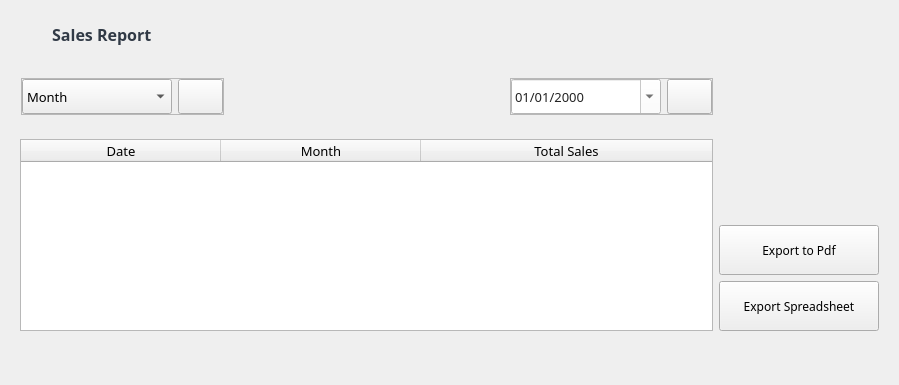
         <widget class="QWidget" name="Report">
          <layout class="QVBoxLayout" name="verticalLayout_10">
           <item>
            <widget class="QWidget" name="widget_30" native="true">
             <property name="maximumSize">
              <size>
               <width>16777215</width>
               <height>180</height>
              </size>
             </property>
             <layout class="QVBoxLayout" name="verticalLayout_11">
              <property name="spacing">
               <number>0</number>
              </property>
              <property name="leftMargin">
               <number>0</number>
              </property>
              <property name="topMargin">
               <number>0</number>
              </property>
              <property name="rightMargin">
               <number>0</number>
              </property>
              <property name="bottomMargin">
               <number>0</number>
              </property>
              <item>
               <widget class="QWidget" name="widget_63" native="true">
                <layout class="QGridLayout" name="gridLayout_50">
                 <property name="leftMargin">
                  <number>10</number>
                 </property>
                 <property name="topMargin">
                  <number>10</number>
                 </property>
                 <property name="rightMargin">
                  <number>0</number>
                 </property>
                 <property name="bottomMargin">
                  <number>15</number>
                 </property>
                 <property name="spacing">
                  <number>0</number>
                 </property>
                 <item row="0" column="2">
                  <spacer name="horizontalSpacer_30">
                   <property name="orientation">
                    <enum>Qt::Horizontal</enum>
                   </property>
                   <property name="sizeHint" stdset="0">
                    <size>
                     <width>40</width>
                     <height>20</height>
                    </size>
                   </property>
                  </spacer>
                 </item>
                 <item row="0" column="1">
                  <widget class="QLabel" name="label_60">
                   <property name="font">
                    <font>
                     <family>Century Gothic</family>
                     <pointsize>12</pointsize>
                     <weight>75</weight>
                     <bold>true</bold>
                    </font>
                   </property>
                   <property name="styleSheet">
                    <string notr="true">color: rgb(49, 58, 70);</string>
                   </property>
                   <property name="text">
                    <string> Sales Report</string>
                   </property>
                  </widget>
                 </item>
                 <item row="0" column="0">
                  <widget class="QLabel" name="label_48">
                   <property name="minimumSize">
                    <size>
                     <width>27</width>
                     <height>27</height>
                    </size>
                   </property>
                   <property name="maximumSize">
                    <size>
                     <width>27</width>
                     <height>27</height>
                    </size>
                   </property>
                   <property name="text">
                    <string/>
                   </property>
                   <property name="pixmap">
                    <pixmap>database.svg</pixmap>
                   </property>
                   <property name="scaledContents">
                    <bool>true</bool>
                   </property>
                  </widget>
                 </item>
                </layout>
               </widget>
              </item>
             </layout>
            </widget>
           </item>
           <item>
            <widget class="QWidget" name="widget_7" native="true">
             <layout class="QHBoxLayout" name="horizontalLayout_23">
              <property name="leftMargin">
               <number>10</number>
              </property>
              <property name="rightMargin">
               <number>0</number>
              </property>
              <item>
               <widget class="QFrame" name="frame_17">
                <property name="frameShape">
                 <enum>QFrame::StyledPanel</enum>
                </property>
                <property name="frameShadow">
                 <enum>QFrame::Raised</enum>
                </property>
                <layout class="QHBoxLayout" name="horizontalLayout_5">
                 <property name="leftMargin">
                  <number>0</number>
                 </property>
                 <property name="topMargin">
                  <number>0</number>
                 </property>
                 <property name="rightMargin">
                  <number>0</number>
                 </property>
                 <property name="bottomMargin">
                  <number>0</number>
                 </property>
                 <item>
                  <widget class="QComboBox" name="cboSDate">
                   <property name="minimumSize">
                    <size>
                     <width>150</width>
                     <height>35</height>
                    </size>
                   </property>
                   <property name="font">
                    <font>
                     <family>Century Gothic</family>
                     <pointsize>10</pointsize>
                    </font>
                   </property>
                   <item>
                    <property name="text">
                     <string>Month</string>
                    </property>
                   </item>
                   <item>
                    <property name="text">
                     <string>Day</string>
                    </property>
                   </item>
                  </widget>
                 </item>
                 <item>
                  <widget class="QPushButton" name="pushButton_16">
                   <property name="minimumSize">
                    <size>
                     <width>45</width>
                     <height>35</height>
                    </size>
                   </property>
                   <property name="maximumSize">
                    <size>
                     <width>45</width>
                     <height>35</height>
                    </size>
                   </property>
                   <property name="font">
                    <font>
                     <family>Century Gothic</family>
                    </font>
                   </property>
                   <property name="text">
                    <string/>
                   </property>
                   <property name="icon">
                    <iconset>
                     <normaloff>search.svg</normaloff>search.svg</iconset>
                   </property>
                  </widget>
                 </item>
                </layout>
               </widget>
              </item>
              <item>
               <spacer name="horizontalSpacer_21">
                <property name="orientation">
                 <enum>Qt::Horizontal</enum>
                </property>
                <property name="sizeHint" stdset="0">
                 <size>
                  <width>280</width>
                  <height>20</height>
                 </size>
                </property>
               </spacer>
              </item>
              <item>
               <widget class="QFrame" name="frame_18">
                <property name="frameShape">
                 <enum>QFrame::StyledPanel</enum>
                </property>
                <property name="frameShadow">
                 <enum>QFrame::Raised</enum>
                </property>
                <layout class="QHBoxLayout" name="horizontalLayout_22">
                 <property name="leftMargin">
                  <number>0</number>
                 </property>
                 <property name="topMargin">
                  <number>0</number>
                 </property>
                 <property name="rightMargin">
                  <number>0</number>
                 </property>
                 <property name="bottomMargin">
                  <number>0</number>
                 </property>
                 <item>
                  <widget class="QDateEdit" name="dt1_3">
                   <property name="sizePolicy">
                    <sizepolicy hsizetype="Expanding" vsizetype="Fixed">
                     <horstretch>0</horstretch>
                     <verstretch>0</verstretch>
                    </sizepolicy>
                   </property>
                   <property name="minimumSize">
                    <size>
                     <width>150</width>
                     <height>35</height>
                    </size>
                   </property>
                   <property name="font">
                    <font>
                     <family>Century Gothic</family>
                     <pointsize>10</pointsize>
                    </font>
                   </property>
                   <property name="styleSheet">
                    <string notr="true">background-color: rgb(255, 255, 255);
color: rgb(35, 35, 35);</string>
                   </property>
                   <property name="displayFormat">
                    <string>MM/dd/yyyy</string>
                   </property>
                   <property name="calendarPopup">
                    <bool>true</bool>
                   </property>
                   <property name="currentSectionIndex">
                    <number>0</number>
                   </property>
                  </widget>
                 </item>
                 <item>
                  <widget class="QPushButton" name="pushButton_17">
                   <property name="minimumSize">
                    <size>
                     <width>45</width>
                     <height>35</height>
                    </size>
                   </property>
                   <property name="maximumSize">
                    <size>
                     <width>45</width>
                     <height>35</height>
                    </size>
                   </property>
                   <property name="font">
                    <font>
                     <family>Century Gothic</family>
                    </font>
                   </property>
                   <property name="text">
                    <string/>
                   </property>
                   <property name="icon">
                    <iconset>
                     <normaloff>search.svg</normaloff>search.svg</iconset>
                   </property>
                  </widget>
                 </item>
                </layout>
               </widget>
              </item>
              <item>
               <spacer name="horizontalSpacer_4">
                <property name="orientation">
                 <enum>Qt::Horizontal</enum>
                </property>
                <property name="sizeType">
                 <enum>QSizePolicy::Fixed</enum>
                </property>
                <property name="sizeHint" stdset="0">
                 <size>
                  <width>175</width>
                  <height>20</height>
                 </size>
                </property>
               </spacer>
              </item>
             </layout>
            </widget>
           </item>
           <item>
            <widget class="QWidget" name="widget_31" native="true">
             <layout class="QGridLayout" name="gridLayout_21">
              <item row="0" column="0">
               <widget class="QTableWidget" name="tableWidget_3">
                <property name="font">
                 <font>
                  <family>Century Gothic</family>
                  <pointsize>10</pointsize>
                 </font>
                </property>
                <attribute name="horizontalHeaderDefaultSectionSize">
                 <number>200</number>
                </attribute>
                <attribute name="horizontalHeaderStretchLastSection">
                 <bool>true</bool>
                </attribute>
                <column>
                 <property name="text">
                  <string>Date</string>
                 </property>
                </column>
                <column>
                 <property name="text">
                  <string>Month</string>
                 </property>
                </column>
                <column>
                 <property name="text">
                  <string>Total Sales</string>
                 </property>
                </column>
               </widget>
              </item>
              <item row="0" column="1">
               <widget class="QWidget" name="widget_2" native="true">
                <layout class="QVBoxLayout" name="verticalLayout_8">
                 <property name="leftMargin">
                  <number>0</number>
                 </property>
                 <property name="rightMargin">
                  <number>0</number>
                 </property>
                 <property name="bottomMargin">
                  <number>0</number>
                 </property>
                 <item>
                  <spacer name="verticalSpacer">
                   <property name="orientation">
                    <enum>Qt::Vertical</enum>
                   </property>
                   <property name="sizeHint" stdset="0">
                    <size>
                     <width>20</width>
                     <height>40</height>
                    </size>
                   </property>
                  </spacer>
                 </item>
                 <item>
                  <widget class="QPushButton" name="pushButton_9">
                   <property name="minimumSize">
                    <size>
                     <width>160</width>
                     <height>50</height>
                    </size>
                   </property>
                   <property name="font">
                    <font>
                     <family>Century Gothic</family>
                     <pointsize>9</pointsize>
                    </font>
                   </property>
                   <property name="text">
                    <string>Export to Pdf</string>
                   </property>
                  </widget>
                 </item>
                 <item>
                  <widget class="QPushButton" name="pushButton_10">
                   <property name="minimumSize">
                    <size>
                     <width>160</width>
                     <height>50</height>
                    </size>
                   </property>
                   <property name="font">
                    <font>
                     <family>Century Gothic</family>
                     <pointsize>9</pointsize>
                    </font>
                   </property>
                   <property name="text">
                    <string>Export Spreadsheet</string>
                   </property>
                  </widget>
                 </item>
                </layout>
               </widget>
              </item>
              <item row="1" column="0">
               <widget class="QWidget" name="widget_6" native="true">
                <layout class="QGridLayout" name="gridLayout_49">
                 <item row="0" column="0">
                  <spacer name="verticalSpacer_2">
                   <property name="orientation">
                    <enum>Qt::Vertical</enum>
                   </property>
                   <property name="sizeType">
                    <enum>QSizePolicy::Fixed</enum>
                   </property>
                   <property name="sizeHint" stdset="0">
                    <size>
                     <width>20</width>
                     <height>10</height>
                    </size>
                   </property>
                  </spacer>
                 </item>
                </layout>
               </widget>
              </item>
             </layout>
            </widget>
           </item>
          </layout>
         </widget>
